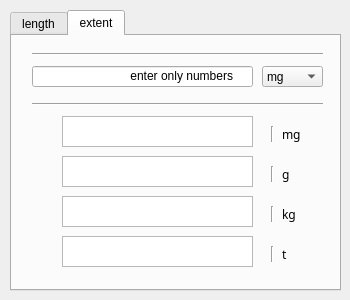
<?xml version="1.0" encoding="UTF-8"?>
<ui version="4.0">
 <class>sliderNdial</class>
 <widget class="QWidget" name="sliderNdial">
  <property name="geometry">
   <rect>
    <x>0</x>
    <y>0</y>
    <width>350</width>
    <height>300</height>
   </rect>
  </property>
  <property name="sizeIncrement">
   <size>
    <width>0</width>
    <height>0</height>
   </size>
  </property>
  <property name="windowTitle">
   <string>단위변환</string>
  </property>
  <widget class="QTabWidget" name="tabWidget">
   <property name="geometry">
    <rect>
     <x>10</x>
     <y>10</y>
     <width>331</width>
     <height>281</height>
    </rect>
   </property>
   <property name="currentIndex">
    <number>1</number>
   </property>
   <widget class="QWidget" name="tab">
    <attribute name="title">
     <string>length</string>
    </attribute>
    <widget class="Line" name="LentopLine">
     <property name="geometry">
      <rect>
       <x>20</x>
       <y>10</y>
       <width>291</width>
       <height>16</height>
      </rect>
     </property>
     <property name="orientation">
      <enum>Qt::Horizontal</enum>
     </property>
    </widget>
    <widget class="QLabel" name="Lenlab2">
     <property name="geometry">
      <rect>
       <x>270</x>
       <y>130</y>
       <width>67</width>
       <height>17</height>
      </rect>
     </property>
     <property name="font">
      <font>
       <family>Ubuntu Mono</family>
      </font>
     </property>
     <property name="text">
      <string>cm</string>
     </property>
     <property name="alignment">
      <set>Qt::AlignLeading|Qt::AlignLeft|Qt::AlignVCenter</set>
     </property>
    </widget>
    <widget class="QLabel" name="Lenlab1">
     <property name="geometry">
      <rect>
       <x>270</x>
       <y>90</y>
       <width>67</width>
       <height>17</height>
      </rect>
     </property>
     <property name="font">
      <font>
       <family>Ubuntu Mono</family>
      </font>
     </property>
     <property name="text">
      <string>mm</string>
     </property>
     <property name="alignment">
      <set>Qt::AlignLeading|Qt::AlignLeft|Qt::AlignVCenter</set>
     </property>
    </widget>
    <widget class="QTextEdit" name="Lentext3">
     <property name="geometry">
      <rect>
       <x>50</x>
       <y>160</y>
       <width>191</width>
       <height>31</height>
      </rect>
     </property>
    </widget>
    <widget class="Line" name="Lenline4">
     <property name="geometry">
      <rect>
       <x>250</x>
       <y>210</y>
       <width>20</width>
       <height>16</height>
      </rect>
     </property>
     <property name="orientation">
      <enum>Qt::Vertical</enum>
     </property>
    </widget>
    <widget class="QLabel" name="Lenlab4">
     <property name="geometry">
      <rect>
       <x>270</x>
       <y>210</y>
       <width>67</width>
       <height>17</height>
      </rect>
     </property>
     <property name="font">
      <font>
       <family>Ubuntu Mono</family>
      </font>
     </property>
     <property name="text">
      <string>km</string>
     </property>
     <property name="alignment">
      <set>Qt::AlignLeading|Qt::AlignLeft|Qt::AlignVCenter</set>
     </property>
    </widget>
    <widget class="QTextEdit" name="Lentext2">
     <property name="geometry">
      <rect>
       <x>50</x>
       <y>120</y>
       <width>191</width>
       <height>31</height>
      </rect>
     </property>
    </widget>
    <widget class="QComboBox" name="Ul">
     <property name="geometry">
      <rect>
       <x>250</x>
       <y>30</y>
       <width>61</width>
       <height>21</height>
      </rect>
     </property>
     <item>
      <property name="text">
       <string>mm</string>
      </property>
     </item>
     <item>
      <property name="text">
       <string>cm</string>
      </property>
     </item>
     <item>
      <property name="text">
       <string>m</string>
      </property>
     </item>
     <item>
      <property name="text">
       <string>km</string>
      </property>
     </item>
    </widget>
    <widget class="QTextEdit" name="Lentext4">
     <property name="geometry">
      <rect>
       <x>50</x>
       <y>200</y>
       <width>191</width>
       <height>31</height>
      </rect>
     </property>
    </widget>
    <widget class="Line" name="Lenline3">
     <property name="geometry">
      <rect>
       <x>250</x>
       <y>170</y>
       <width>20</width>
       <height>16</height>
      </rect>
     </property>
     <property name="orientation">
      <enum>Qt::Vertical</enum>
     </property>
    </widget>
    <widget class="QTextEdit" name="Lentext1">
     <property name="geometry">
      <rect>
       <x>50</x>
       <y>80</y>
       <width>191</width>
       <height>31</height>
      </rect>
     </property>
    </widget>
    <widget class="Line" name="Lenline1">
     <property name="geometry">
      <rect>
       <x>250</x>
       <y>90</y>
       <width>20</width>
       <height>16</height>
      </rect>
     </property>
     <property name="orientation">
      <enum>Qt::Vertical</enum>
     </property>
    </widget>
    <widget class="Line" name="LenunderLine">
     <property name="geometry">
      <rect>
       <x>20</x>
       <y>60</y>
       <width>291</width>
       <height>16</height>
      </rect>
     </property>
     <property name="orientation">
      <enum>Qt::Horizontal</enum>
     </property>
    </widget>
    <widget class="QLabel" name="Lenlab3">
     <property name="geometry">
      <rect>
       <x>270</x>
       <y>170</y>
       <width>67</width>
       <height>17</height>
      </rect>
     </property>
     <property name="font">
      <font>
       <family>Ubuntu Mono</family>
      </font>
     </property>
     <property name="text">
      <string>m</string>
     </property>
     <property name="alignment">
      <set>Qt::AlignLeading|Qt::AlignLeft|Qt::AlignVCenter</set>
     </property>
    </widget>
    <widget class="Line" name="Lenline2">
     <property name="geometry">
      <rect>
       <x>250</x>
       <y>130</y>
       <width>20</width>
       <height>16</height>
      </rect>
     </property>
     <property name="orientation">
      <enum>Qt::Vertical</enum>
     </property>
    </widget>
    <widget class="QLineEdit" name="LenText">
     <property name="geometry">
      <rect>
       <x>20</x>
       <y>30</y>
       <width>221</width>
       <height>21</height>
      </rect>
     </property>
    </widget>
    <widget class="QLabel" name="label">
     <property name="geometry">
      <rect>
       <x>80</x>
       <y>30</y>
       <width>141</width>
       <height>20</height>
      </rect>
     </property>
     <property name="text">
      <string>enter only numbers</string>
     </property>
     <property name="alignment">
      <set>Qt::AlignRight|Qt::AlignTrailing|Qt::AlignVCenter</set>
     </property>
    </widget>
   </widget>
   <widget class="QWidget" name="tab_2">
    <attribute name="title">
     <string>extent</string>
    </attribute>
    <widget class="QLabel" name="lab1_2">
     <property name="geometry">
      <rect>
       <x>270</x>
       <y>90</y>
       <width>67</width>
       <height>17</height>
      </rect>
     </property>
     <property name="font">
      <font>
       <family>Ubuntu Mono</family>
      </font>
     </property>
     <property name="text">
      <string>mg</string>
     </property>
     <property name="alignment">
      <set>Qt::AlignLeading|Qt::AlignLeft|Qt::AlignVCenter</set>
     </property>
    </widget>
    <widget class="QLabel" name="lab2_2">
     <property name="geometry">
      <rect>
       <x>270</x>
       <y>130</y>
       <width>67</width>
       <height>17</height>
      </rect>
     </property>
     <property name="font">
      <font>
       <family>Ubuntu Mono</family>
      </font>
     </property>
     <property name="text">
      <string>g</string>
     </property>
     <property name="alignment">
      <set>Qt::AlignLeading|Qt::AlignLeft|Qt::AlignVCenter</set>
     </property>
    </widget>
    <widget class="Line" name="line4_2">
     <property name="geometry">
      <rect>
       <x>250</x>
       <y>210</y>
       <width>20</width>
       <height>16</height>
      </rect>
     </property>
     <property name="orientation">
      <enum>Qt::Vertical</enum>
     </property>
    </widget>
    <widget class="QLabel" name="lab4_2">
     <property name="geometry">
      <rect>
       <x>270</x>
       <y>210</y>
       <width>67</width>
       <height>17</height>
      </rect>
     </property>
     <property name="font">
      <font>
       <family>Ubuntu Mono</family>
      </font>
     </property>
     <property name="text">
      <string>t</string>
     </property>
     <property name="alignment">
      <set>Qt::AlignLeading|Qt::AlignLeft|Qt::AlignVCenter</set>
     </property>
    </widget>
    <widget class="QComboBox" name="exUnitList_2">
     <property name="geometry">
      <rect>
       <x>250</x>
       <y>30</y>
       <width>61</width>
       <height>21</height>
      </rect>
     </property>
     <item>
      <property name="text">
       <string>mg</string>
      </property>
     </item>
     <item>
      <property name="text">
       <string>g</string>
      </property>
     </item>
     <item>
      <property name="text">
       <string>kg</string>
      </property>
     </item>
     <item>
      <property name="text">
       <string>t</string>
      </property>
     </item>
    </widget>
    <widget class="Line" name="line3_2">
     <property name="geometry">
      <rect>
       <x>250</x>
       <y>170</y>
       <width>20</width>
       <height>16</height>
      </rect>
     </property>
     <property name="orientation">
      <enum>Qt::Vertical</enum>
     </property>
    </widget>
    <widget class="Line" name="line1_2">
     <property name="geometry">
      <rect>
       <x>250</x>
       <y>90</y>
       <width>20</width>
       <height>16</height>
      </rect>
     </property>
     <property name="orientation">
      <enum>Qt::Vertical</enum>
     </property>
    </widget>
    <widget class="QLabel" name="lab3_2">
     <property name="geometry">
      <rect>
       <x>270</x>
       <y>170</y>
       <width>67</width>
       <height>17</height>
      </rect>
     </property>
     <property name="font">
      <font>
       <family>Ubuntu Mono</family>
      </font>
     </property>
     <property name="text">
      <string>kg</string>
     </property>
     <property name="alignment">
      <set>Qt::AlignLeading|Qt::AlignLeft|Qt::AlignVCenter</set>
     </property>
    </widget>
    <widget class="Line" name="line2_2">
     <property name="geometry">
      <rect>
       <x>250</x>
       <y>130</y>
       <width>20</width>
       <height>16</height>
      </rect>
     </property>
     <property name="orientation">
      <enum>Qt::Vertical</enum>
     </property>
    </widget>
    <widget class="QLabel" name="label_2">
     <property name="geometry">
      <rect>
       <x>80</x>
       <y>30</y>
       <width>141</width>
       <height>20</height>
      </rect>
     </property>
     <property name="text">
      <string>enter only numbers</string>
     </property>
     <property name="alignment">
      <set>Qt::AlignRight|Qt::AlignTrailing|Qt::AlignVCenter</set>
     </property>
    </widget>
    <widget class="QLineEdit" name="exText_2">
     <property name="geometry">
      <rect>
       <x>20</x>
       <y>30</y>
       <width>221</width>
       <height>21</height>
      </rect>
     </property>
    </widget>
    <widget class="QTextEdit" name="extext3_2">
     <property name="geometry">
      <rect>
       <x>50</x>
       <y>160</y>
       <width>191</width>
       <height>31</height>
      </rect>
     </property>
    </widget>
    <widget class="QTextEdit" name="extext4_2">
     <property name="geometry">
      <rect>
       <x>50</x>
       <y>200</y>
       <width>191</width>
       <height>31</height>
      </rect>
     </property>
    </widget>
    <widget class="Line" name="extopLine_2">
     <property name="geometry">
      <rect>
       <x>20</x>
       <y>10</y>
       <width>291</width>
       <height>16</height>
      </rect>
     </property>
     <property name="orientation">
      <enum>Qt::Horizontal</enum>
     </property>
    </widget>
    <widget class="QTextEdit" name="extext1_2">
     <property name="geometry">
      <rect>
       <x>50</x>
       <y>80</y>
       <width>191</width>
       <height>31</height>
      </rect>
     </property>
    </widget>
    <widget class="Line" name="exunderLine_2">
     <property name="geometry">
      <rect>
       <x>20</x>
       <y>60</y>
       <width>291</width>
       <height>16</height>
      </rect>
     </property>
     <property name="orientation">
      <enum>Qt::Horizontal</enum>
     </property>
    </widget>
    <widget class="QTextEdit" name="extext2_2">
     <property name="geometry">
      <rect>
       <x>50</x>
       <y>120</y>
       <width>191</width>
       <height>31</height>
      </rect>
     </property>
    </widget>
    <widget class="QLabel" name="label_3">
     <property name="geometry">
      <rect>
       <x>80</x>
       <y>30</y>
       <width>141</width>
       <height>20</height>
      </rect>
     </property>
     <property name="text">
      <string>enter only numbers</string>
     </property>
     <property name="alignment">
      <set>Qt::AlignRight|Qt::AlignTrailing|Qt::AlignVCenter</set>
     </property>
    </widget>
   </widget>
  </widget>
 </widget>
 <resources/>
 <connections/>
</ui>
